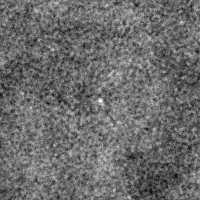
#> input picture Task_1/image0.fits, 200 x 200 px, found by its file name
$ python utility.py
#> lines starting #> are read from the running program, lines starting #| are printed output that depends on the picture
from astropy.io import fits
import matplotlib.pyplot as plt
import numpy

hdulist0 = fits.open('C:/Users/breno/OneDrive/Documentos/Python/Astronomy_Coursera/Task_1/image0.fits')
#> hdulist0 = 1 item
data0 = hdulist0[0].data

hdulist1 = fits.open('C:/Users/breno/OneDrive/Documentos/Python/Astronomy_Coursera/Task_1/image1.fits')
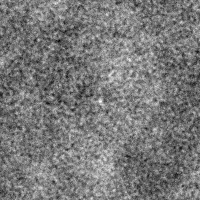
#> input picture Task_1/image1.fits, 200 x 200 px, found by its file name
#> hdulist1 = 1 item
data1 = hdulist1[0].data

hdulist2 = fits.open('C:/Users/breno/OneDrive/Documentos/Python/Astronomy_Coursera/Task_1/image2.fits')
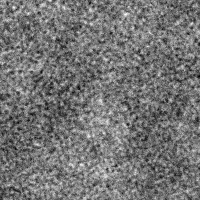
#> input picture Task_1/image2.fits, 200 x 200 px, found by its file name
#> hdulist2 = 1 item
data2 = hdulist2[0].data

hdulist3 = fits.open('C:/Users/breno/OneDrive/Documentos/Python/Astronomy_Coursera/Task_1/image3.fits')
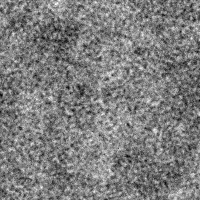
#> input picture Task_1/image3.fits, 200 x 200 px, found by its file name
#> hdulist3 = 1 item
data3 = hdulist3[0].data

hdulist4 = fits.open('C:/Users/breno/OneDrive/Documentos/Python/Astronomy_Coursera/Task_1/image4.fits')
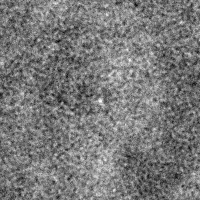
#> input picture Task_1/image4.fits, 200 x 200 px, found by its file name
#> hdulist4 = 1 item
data4 = hdulist4[0].data

fig, ax = plt.subplots(ncols=2, nrows=2)
ax[0,0].imshow(data0, cmap = plt.cm.viridis)
ax[0,1].imshow(data1, cmap = plt.cm.inferno)
ax[1,0].imshow(data2, cmap = plt.cm.magma)
ax[1,1].imshow(data3, cmap = plt.cm.cividis)

ax[0,0].set_title('Data 0')
ax[0,1].set_title('Data 1')
ax[1,0].set_title('Data 2')
ax[1,1].set_title('Data 3')

plt.title('All Datas with Noise')
plt.show()

def mean_fits(list_fits):
    sum = numpy.empty((200,200), dtype = float)

    for item in list_fits:
        sum += item
#> this loop made 5 passes

    mean = sum / len(list_fits)
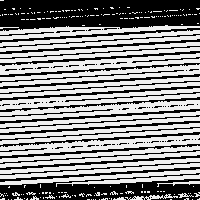
#> mean: shape (200, 200) float64; 42.11% of the values are NaN or infinite; the others: min -3.59e+307, max 2.19e+306, mean -inf; drawn with min black, max white, NaN and infinite black

    plt.imshow(mean, cmap=plt.cm.viridis)
    plt.title('Sum of Datas, Noises canceled')
    plt.show()
    print(mean[100,100])
#| 1.729000186181071e+92

mean_fits([data0, data1, data2, data3, data4])
